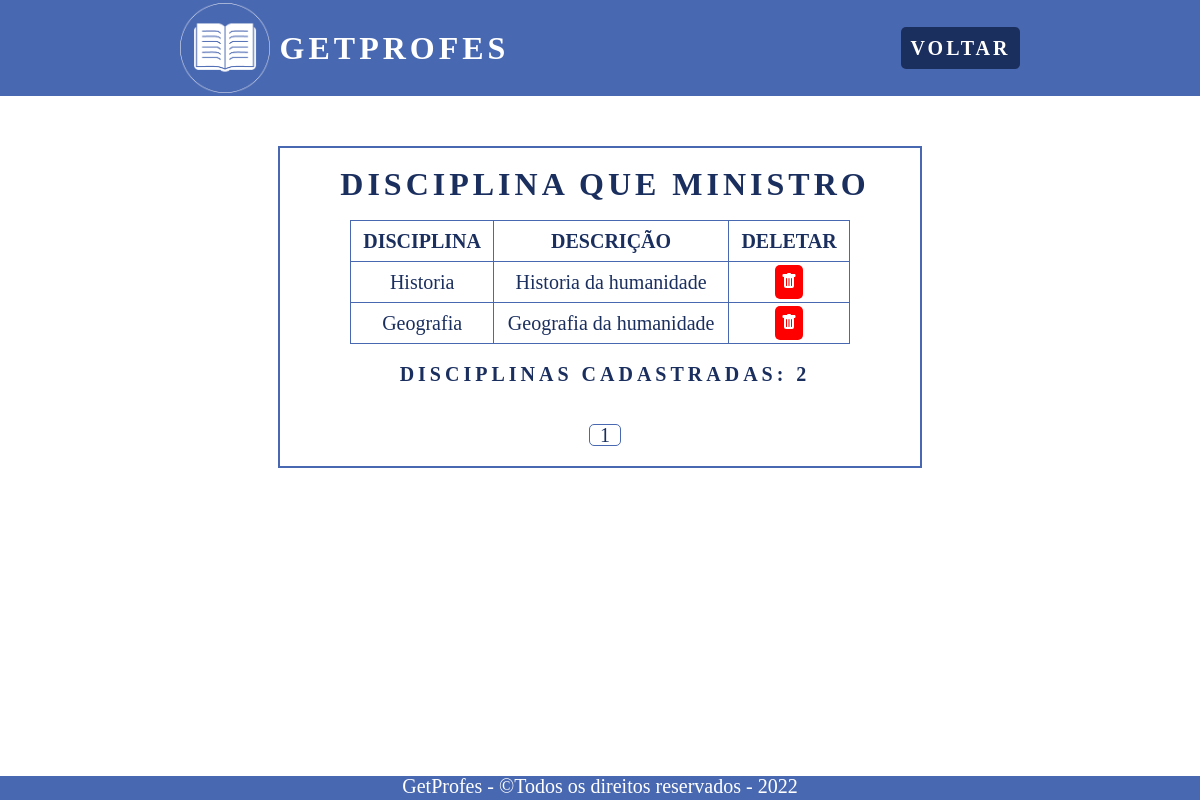
The app's page /pages/professor/minhas-disciplinas.php?pagina=1 (signed in) with its own data.
### tables this page shows
CREATE TABLE IF NOT EXISTS `disciplinas_ministradas` (
    `id` int(2) NOT NULL AUTO_INCREMENT,
    `id_professor` int(2) NOT NULL,
    `nome_professor` varchar(45) NOT NULL,
    `nome_disciplina` varchar(45) NOT NULL,
    `descricao` varchar(200) NOT NULL,
    PRIMARY KEY (`id`),
    FOREIGN KEY (`id_professor`) REFERENCES `usuarios` (`id`)
);

### pages/professor/minhas-disciplinas.php (the view, shortened to what this page needs)
<?php
include_once '../../connection/config.php';
$query_disciplinas = "SELECT COUNT(id) AS qnt_disciplinas FROM disciplinas_ministradas WHERE id_professor = '" . $_SESSION['id_usuario'] . "'";
if (isset($_GET['pagina'])) {
    $pag = $_GET['pagina'];
    $busca = "SELECT * FROM disciplinas_ministradas WHERE id_professor = '" . $_SESSION['id_usuario'] . "'";
    $todos = mysqli_query($con, $busca);
    $registros = "5";
    $tr = mysqli_num_rows($todos);
    $tp = ceil($tr / $registros);
    $inicio = ($registros * $pag) - $registros;
    $limite = mysqli_query($con, "$busca LIMIT $inicio, $registros");
}
?>
<!DOCTYPE html>
<html lang="pt-br">
<head>
    <link rel="stylesheet" href="../../src/css/reset.css">
    <link rel="stylesheet" href="minhas-disciplinas.css">
</head>
<body>
    <header>
        <nav class="menu">
            <div class="logo">
                <img class="logo-img" src="../../src/img/GetProfes-Logo.png" alt="Logo GetProfes">
                <h1>GetProfes</h1>
            </div>
            <ul class="nav-list">
                <li><a href="../sistema/sistema-professor.php" class="voltar">Voltar</a></li>
            </ul>
        </nav>
    </header>
    <section class="sistema">
        <div class="sistema-box">
            <div class="sistema-container">
                <h2>Disciplina que ministro</h2>
                <div class="table-container">
                    <table class="table">
                        <thead>
                            <tr>
                                <th scope="col">Disciplina</th>
                                <th scope="col">Descrição</th>
                                <th scope="col">Deletar</th>
                            </tr>
                        </thead>
                        <tbody>
                            <?php
                            while ($row = mysqli_fetch_assoc($limite)) {
                                echo "<tr>";
                                echo "<td>" . $row["nome_disciplina"] . "</td>";
                                echo "<td>" . $row["descricao"] . "</td>";
                                echo "<td class='btns'>
                                <a class='btnExcluir' href='delete.php?id=$row[id]' title='Excluir'>
                                    <svg xmlns='http://www.w3.org/2000/svg' width='16' height='16' fill='currentColor' class='bi bi-trash-fill' viewBox='0 0 16 16'>
                                        <path d='M2.5 1a1 1 0 0 0-1 1v1a1 1 0 0 0 1 1H3v9a2 2 0 0 0 2 2h6a2 2 0 0 0 2-2V4h.5a1 1 0 0 0 1-1V2a1 1 0 0 0-1-1H10a1 1 0 0 0-1-1H7a1 1 0 0 0-1 1H2.5zm3 4a.5.5 0 0 1 .5.5v7a.5.5 0 0 1-1 0v-7a.5.5 0 0 1 .5-.5zM8 5a.5.5 0 0 1 .5.5v7a.5.5 0 0 1-1 0v-7A.5.5 0 0 1 8 5zm3 .5v7a.5.5 0 0 1-1 0v-7a.5.5 0 0 1 1 0z'/>
                                    </svg>
                                </a>
                                </td>";
                                echo "</tr>";
                            }
                            ?>
                        </tbody>
                    </table>
                </div>
                <div class="total-container">
                    <?php
                    $result_disciplinas = $con->query($query_disciplinas);
                    $row_disciplinas = mysqli_fetch_assoc($result_disciplinas);
                    ?>
                    <h3>Disciplinas cadastradas: <?php echo $row_disciplinas["qnt_disciplinas"]; ?></h3>
                </div>
                <nav class="paginacao-container">
                    <ul class="pagination">
                        <?php
                        for ($i = 1; $i <= $tp; $i++) {
                            if ($pag == $i) {
                                echo "<li class='page-item active'><a class='page-link' href='?pagina=$i'>$i</a></li>";
                            } else {
                                echo "<li class='page-item'><a class='page-link' href='?pagina=$i'>$i</a></li>";
                            }
                        }
                        ?>
                    </ul>
                </nav>
            </div>
        </div>
    </section>
    <footer id="footer">
        <div class="footer-rodape">
            <p>GetProfes - &copy;Todos os direitos reservados - 2022</p>
        </div>
    </footer>
</body>
</html>

### pages/professor/minhas-disciplinas.css (style rules this page uses)
:root { --bg: #4868B1; --white: #fff; --bg-black: #1b2f5f; --red: #ff0000; --black-red: #660606; }
* { scroll-behavior: smooth; font-family: 'Playfair Display', serif; }
a { text-decoration: none; }
header { margin-bottom: 40px; }
.logo-img { width: 90px; height: auto; }
.logo { display: flex; justify-content: center; align-items: center; }
.logo h1 { font-size: 32px; text-transform: uppercase; letter-spacing: 4px; font-weight: 900; margin-left: 10px; color: var(--white); }
.menu { display: flex; justify-content: space-around; align-items: center; height: 12vh; width: 100vw; background-color: var(--bg); }
.nav-list { list-style: none; display: flex; }
.nav-list li { letter-spacing: 3px; margin-left: 32px; font-size: 20px; }
.nav-list a { color: var(--white); font-weight: bold; text-transform: uppercase; background-color: var(--bg-black); padding: 10px; border-radius: 5px; }
.sistema { display: flex; justify-content: space-around; width: 940px; margin: 0 auto; color: var(--bg-black); align-items: center; }
.sistema-box { display: flex; flex-direction: column; align-items: center; width: 940px; padding: 10px; }
.sistema-container { display: flex; flex-direction: column; align-items: center; border: 2px solid var(--bg); width: 600px; padding: 20px; }
.sistema-container h2 { font-size: 32px; text-transform: uppercase; letter-spacing: 4px; font-weight: 900; margin-left: 10px; color: var(--bg-black); }
.table-container { display: flex; justify-content: center; align-items: center; margin-top: 20px; }
.table { border: 1px solid var(--bg); width: 500px; text-align: center; margin-bottom: 20px; }
.table th { border: 1px solid var(--bg); padding: 10px; font-size: 20px; font-weight: 900; text-transform: uppercase; }
.table td { border: 1px solid var(--bg); padding: 10px; font-size: 20px; }
.btns { width: 100px; }
.btnExcluir { background-color: var(--red); color: var(--white); padding: 6px; border-radius: 5px; }
.total-container { display: flex; flex-direction: column; margin-bottom: 20px; }
.total-container h3 { font-size: 20px; text-transform: uppercase; letter-spacing: 4px; font-weight: 900; margin-left: 10px; color: var(--bg-black); }
.paginacao-container { display: flex; justify-content: center; align-items: center; }
.pagination { display: flex; justify-content: center; align-items: center; margin-top: 20px; }
.page-item { display: flex; justify-content: center; align-items: center; margin-left: 10px; }
.page-link { color: var(--bg-black); font-size: 20px; text-decoration: none; }
.active { border: 1px solid var(--bg); border-radius: 5px; width: 30px; }
#footer { position: absolute; bottom: 0; height: 3vh; width: 100vw; background-color: var(--bg); }
.footer-rodape { text-align: center; font-size: 20px; color: var(--white); }

### records on screen
disciplinas_ministradas: nome_disciplina "Historia", descricao "Historia da humanidade"
disciplinas_ministradas: nome_disciplina "Geografia", descricao "Geografia da humanidade"

### other values on screen
$row_disciplinas["qnt_disciplinas"] "2"
